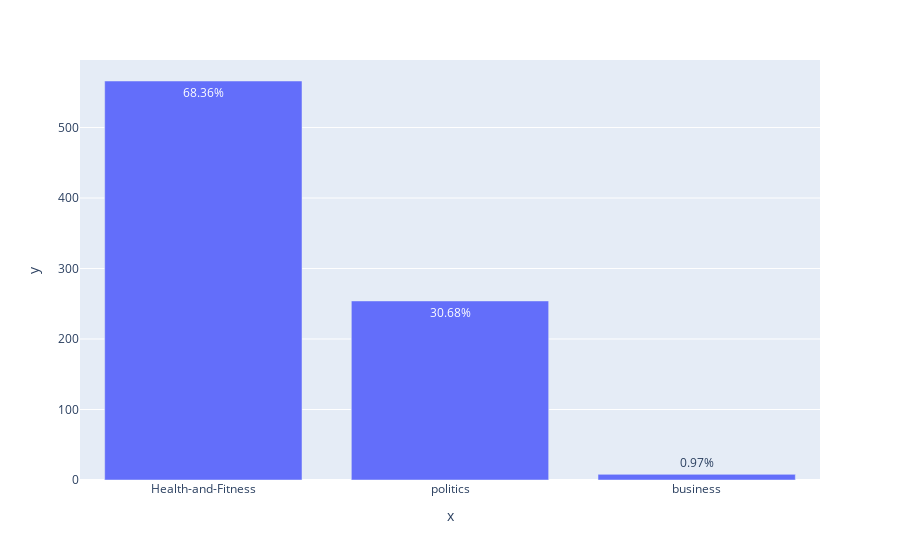

Write notebook code for a chart like this one.
### Code cell
# https://plotly.com/python/bar-charts/
import plotly.express as px

x = df['category'].value_counts().index.values.astype('str')
y = df['category'].value_counts().values
pct = [("%.2f"%(v*100))+"%"for v in (y/len(df))]

print("Number of articles in each category: ")

trace1 = px.bar(x=x, y=y, text=pct)
layout = dict(title= 'Number of articles in each category',
              yaxis = dict(title='Count'),
              xaxis = dict(title='category'))


fig=dict(data=[trace1], layout=layout)
trace1.show()

### Figure 1 — Plotly figure (JSON) as saved in the notebook; plotly's stock layout.template omitted (floating-point values rounded to 4 significant figures)
{"data": [{"alignmentgroup": "True", "hovertemplate": "x=%{x}<br>y=%{y}<br>text=%{text}<extra></extra>", "legendgroup": "", "marker": {"color": "#636efa", "pattern": {"shape": ""}}, "name": "", "offsetgroup": "", "orientation": "v", "showlegend": false, "text": ["68.36%", "30.68%", "0.97%"], "textposition": "auto", "type": "bar", "x": ["Health-and-Fitness", "politics", "business"], "xaxis": "x", "y": [566, 254, 8], "yaxis": "y"}], "layout": {"barmode": "relative", "legend": {"tracegroupgap": 0}, "margin": {"t": 60}, "xaxis": {"anchor": "y", "domain": [0, 1], "title": {"text": "x"}}, "yaxis": {"anchor": "x", "domain": [0, 1], "title": {"text": "y"}}}}
